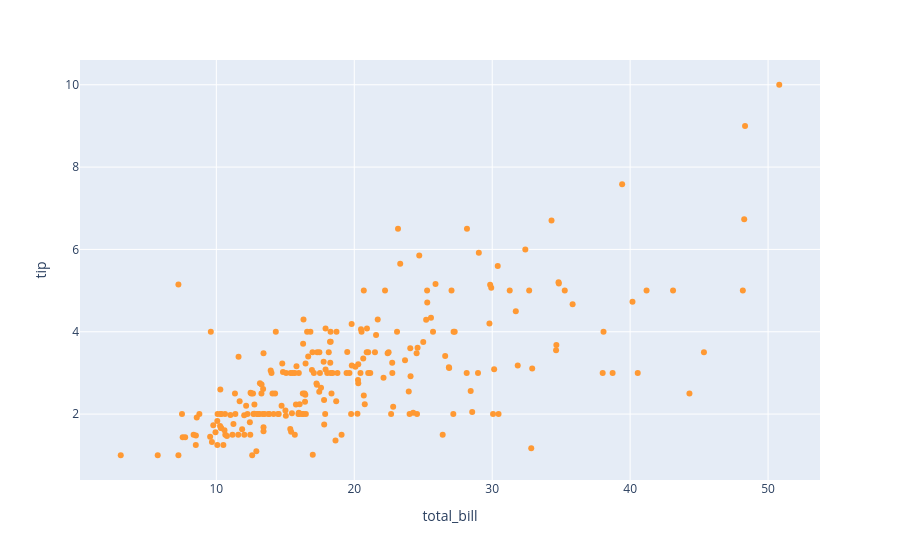

Notebook cell for this chart:
### Code cell
tips.iplot(kind='scatter',x ='total_bill',y = 'tip',mode = 'markers')

### Figure 1 — Plotly figure (JSON) as saved in the notebook; plotly's stock layout.template omitted (floating-point values rounded to 4 significant figures; data arrays with more than 128 entries replaced by an {"elided": "..."} marker saying what was removed)
{"data": [{"hovertemplate": "total_bill=%{x}<br>tip=%{y}<extra></extra>", "legendgroup": "", "marker": {"color": "#ff9933", "symbol": "circle"}, "mode": "markers", "name": "", "orientation": "v", "showlegend": false, "type": "scatter", "x": {"elided": "244 float values"}, "xaxis": "x", "y": {"elided": "244 float values"}, "yaxis": "y"}], "layout": {"legend": {"tracegroupgap": 0}, "margin": {"t": 60}, "xaxis": {"anchor": "y", "domain": [0, 1], "title": {"text": "total_bill"}}, "yaxis": {"anchor": "x", "domain": [0, 1], "title": {"text": "tip"}}}}
